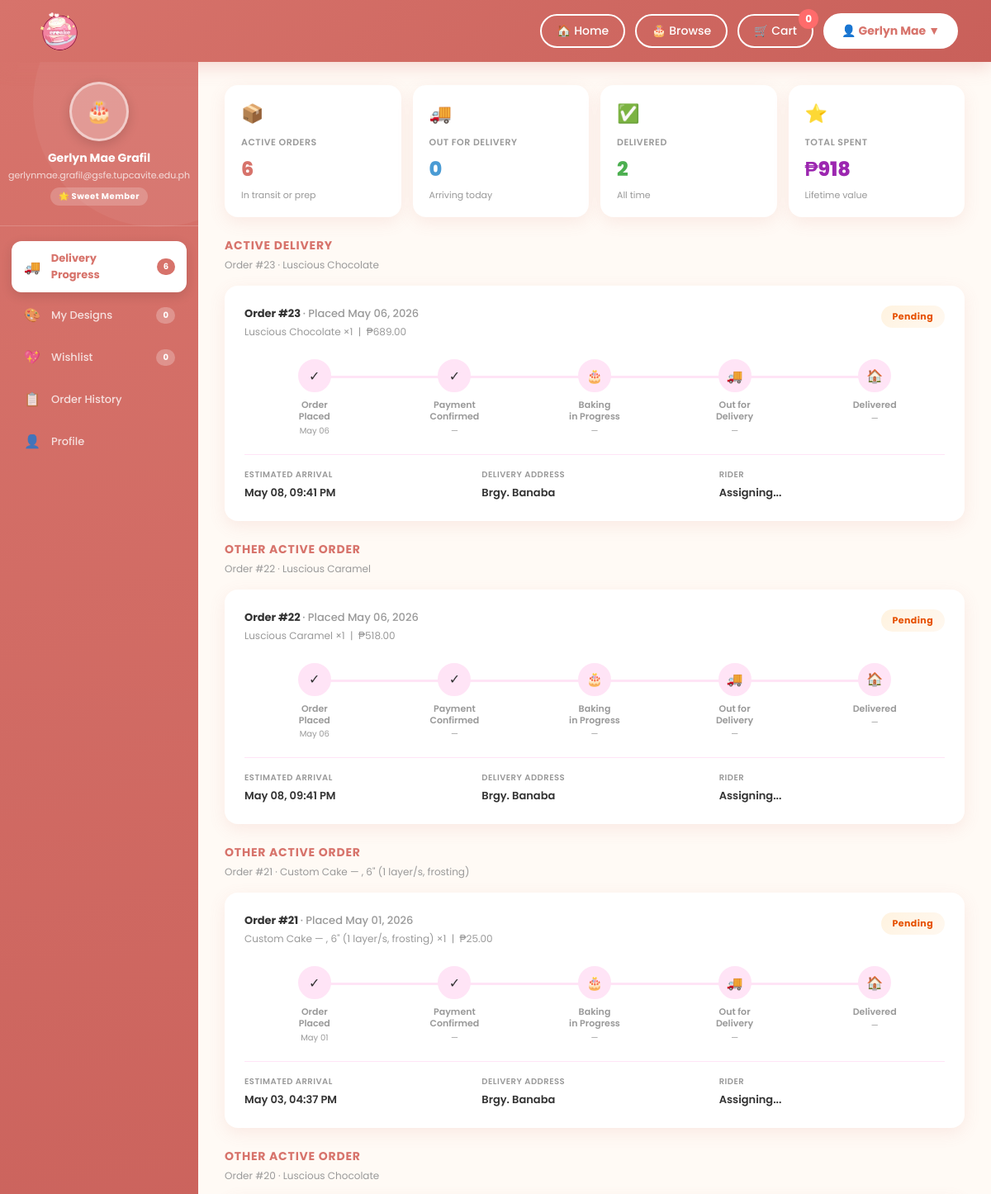
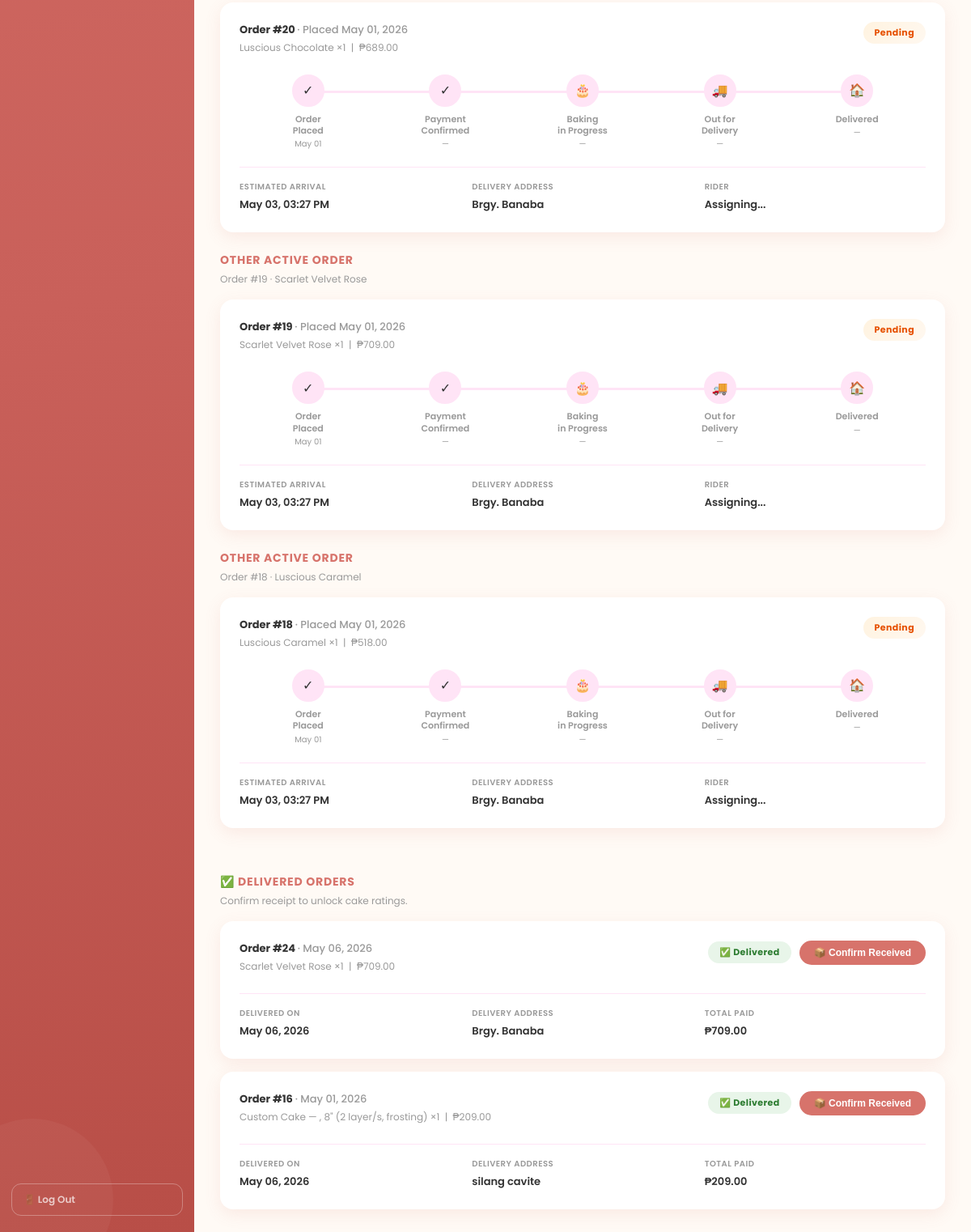
/dashboard/ (signed in), run on the app's committed database (2 pictures, top to bottom).
### creake/models.py (models this page shows, shortened)
class Order(models.Model):
    STATUS_CHOICES = [
        ('pending', 'Pending'),
        ('paid', 'Paid'),
        ('baking', 'Baking'),
        ('out_for_delivery', 'Out for Delivery'),
        ('delivered', 'Delivered'),
        ('received', 'Received'),
        ('cancelled', 'Cancelled'),
    ]
    CUSTOM_STATUS_CHOICES = [
        ('none', 'Not a Custom Cake'),
        ('pending', 'Pending Approval'),
        ('approved', 'Approved'),
        ('rejected', 'Rejected'),
    ]
    user       = models.ForeignKey(User, on_delete=models.CASCADE, null=True, blank=True)
    cake_name  = models.CharField(max_length=100, default='')
    quantity   = models.IntegerField(default=1)
    total      = models.DecimalField(max_digits=8, decimal_places=2, default=0)
    address    = models.TextField(default='')
    city       = models.CharField(max_length=100, default='')
    zip_code   = models.CharField(max_length=20, default='')
    status     = models.CharField(max_length=50, default='pending', choices=STATUS_CHOICES)
    phone = models.CharField(max_length=20, blank=True, default='')
    is_custom_cake  = models.BooleanField(default=False)
    custom_status   = models.CharField(max_length=20, choices=CUSTOM_STATUS_CHOICES, default='none')
    created_at        = models.DateTimeField(auto_now_add=True)
    paid_at           = models.DateTimeField(null=True, blank=True)
    baking_at         = models.DateTimeField(null=True, blank=True)
    delivered_at      = models.DateTimeField(null=True, blank=True)
    received_at       = models.DateTimeField(null=True, blank=True)
    rider_name        = models.CharField(max_length=100, blank=True, null=True)
    estimated_arrival = models.CharField(max_length=100, blank=True, null=True)
    step              = models.IntegerField(default=0)
    special_instructions = models.TextField(blank=True, null=True)
    class Meta:
        ordering = ['-created_at']
    def get_status_display(self):
        return dict(self.STATUS_CHOICES).get(self.status, 'Unknown')

### creake/views.py (the view)
# urls.py: path('dashboard/', views.delivery, name='delivery'),
@login_required
def delivery(request):
    if request.user.is_staff:
        return redirect('creake:admin_dashboard')
    user = request.user
    active_orders = Order.objects.filter(
        user=user, status__in=['pending', 'paid', 'baking', 'out_for_delivery']
    ).order_by('-created_at')
    delivered_orders = Order.objects.filter(
        user=user, status='delivered'
    ).order_by('-created_at')
    delivered_count = delivered_orders.count()
    out_for_delivery_count = Order.objects.filter(user=user, status='out_for_delivery').count()
    active_orders_count = active_orders.count()
    total_spent = delivered_orders.aggregate(
        total=Sum('total'))['total'] or 0
    context = {
        'active_orders': active_orders,
        'active_orders_count': active_orders_count,
        'out_for_delivery_count': out_for_delivery_count,
        'delivered_count': delivered_count,
        'total_spent': total_spent,
        'delivered_orders': delivered_orders,
    }
    return render(request, 'creake/delivery.html', context)

### creake/templates/creake/delivery.html (shortened to what this page needs)
{% extends 'creake/base_dashboard.html' %}
{% block nav_delivery %}active{% endblock %}
{% block content %}
<div class="stats-row">
  <div class="stat-card">
    <div class="stat-icon">&#128230;</div>
    <div class="stat-label">Active Orders</div>
    <div class="stat-value">{{ active_orders_count|default:"0" }}</div>
    <div class="stat-sub">In transit or prep</div>
  </div>
  <div class="stat-card blue">
    <div class="stat-icon">&#128666;</div>
    <div class="stat-label">Out for Delivery</div>
    <div class="stat-value">{{ out_for_delivery_count|default:"0" }}</div>
    <div class="stat-sub">Arriving today</div>
  </div>
  <div class="stat-card green">
    <div class="stat-icon">&#9989;</div>
    <div class="stat-label">Delivered</div>
    <div class="stat-value">{{ delivered_count|default:"0" }}</div>
    <div class="stat-sub">All time</div>
  </div>
  <div class="stat-card purple">
    <div class="stat-icon">&#11088;</div>
    <div class="stat-label">Total Spent</div>
    <div class="stat-value">&#8369;{{ total_spent|default:"0" }}</div>
    <div class="stat-sub">Lifetime value</div>
  </div>
</div>
{% if active_orders %}
  {% for order in active_orders %}
  <div>
    <div class="section-title">{% if forloop.first %}Active Delivery{% else %}Other Active Order{% endif %}</div>
    <div class="section-sub">Order #{{ order.id }} &middot; {{ order.cake_name }}</div>
    <div class="delivery-card">
      <div class="order-meta">
        <div>
          <div class="order-id">Order #{{ order.id }} <span>&middot; Placed {{ order.created_at|date:"M d, Y" }}</span></div>
          <div style="font-size:12px;color:var(--text-muted);margin-top:3px;">
            {{ order.cake_name }} &times;{{ order.quantity }} &nbsp;|&nbsp; &#8369;{{ order.total }}
          </div>
        </div>
        <div class="order-status-pill {% if order.status == 'out_for_delivery' %}transit{% else %}prep{% endif %}">
          {{ order.get_status_display }}
        </div>
      </div>
      <div class="tracker">
        <div class="track-step {% if order.step >= 1 %}done{% endif %}">
          <div class="track-dot">&#10003;</div>
          <div class="track-label">Order<br>Placed</div>
          <div class="track-time">{{ order.created_at|date:"M d" }}</div>
        </div>
        <div class="track-step {% if order.step >= 2 %}done{% endif %}">
          <div class="track-dot">&#10003;</div>
          <div class="track-label">Payment<br>Confirmed</div>
          <div class="track-time">{{ order.paid_at|date:"M d"|default:"&mdash;" }}</div>
        </div>
        <div class="track-step {% if order.step >= 3 %}done{% elif order.step == 2 %}active{% endif %}">
          <div class="track-dot">&#127874;</div>
          <div class="track-label">Baking<br>in Progress</div>
          <div class="track-time">{{ order.baking_at|date:"M d"|default:"&mdash;" }}</div>
        </div>
        <div class="track-step {% if order.step >= 4 %}done{% elif order.step == 3 %}active{% endif %}">
          <div class="track-dot">&#128666;</div>
          <div class="track-label">Out for<br>Delivery</div>
          <div class="track-time">{% if order.step >= 3 %}Now{% else %}&mdash;{% endif %}</div>
        </div>
        <div class="track-step {% if order.step >= 5 %}done{% endif %}">
          <div class="track-dot">&#127968;</div>
          <div class="track-label">Delivered</div>
          <div class="track-time">{% if order.step >= 5 %}{{ order.delivered_at|date:"M d" }}{% else %}&mdash;{% endif %}</div>
        </div>
      </div>
      <div class="delivery-info-row">
        <div class="delivery-info-item"><label>Estimated Arrival</label><p>{{ order.estimated_arrival|default:"TBD" }}</p></div>
        <div class="delivery-info-item"><label>Delivery Address</label><p>{{ order.address }}</p></div>
        <div class="delivery-info-item"><label>Rider</label><p>{{ order.rider_name|default:"Assigning..." }}</p></div>
      </div>
    </div>
  </div>
  {% endfor %}
{% else %}
  <div class="empty-state">
    <div style="font-size:48px;margin-bottom:16px;">&#128666;</div>
    <h3 style="color:var(--coral);margin-bottom:8px;">No Active Deliveries</h3>
    <p style="color:var(--text-muted);font-size:13px;">Your active orders will appear here once you place an order.</p>
  </div>
{% endif %}
{% if delivered_orders %}
<div style="margin-top:32px;">
  <div class="section-title">&#9989; Delivered Orders</div>
  <div class="section-sub">Confirm receipt to unlock cake ratings.</div>
  {% for order in delivered_orders %}
  <div class="delivery-card" style="margin-top:16px;">
    <div class="order-meta">
      <div>
        <div class="order-id">Order #{{ order.id }} <span>&middot; {{ order.created_at|date:"M d, Y" }}</span></div>
        <div style="font-size:12px;color:var(--text-muted);margin-top:3px;">
          {{ order.cake_name }} &times;{{ order.quantity }} &nbsp;|&nbsp; &#8369;{{ order.total }}
        </div>
      </div>
      <div style="display:flex;align-items:center;gap:10px;">
        <div class="order-status-pill" style="background:#e8f5e9;color:#2e7d32;">&#9989; Delivered</div>
        <button
          onclick="confirmReceived({{ order.id }}, '{{ order.cake_name|escapejs }}', this)"
          style="background:var(--coral);color:white;border:none;padding:8px 18px;border-radius:20px;cursor:pointer;font-size:12px;font-weight:600;">
          &#128230; Confirm Received
        </button>
      </div>
    </div>
    <div class="delivery-info-row">
      <div class="delivery-info-item"><label>Delivered On</label><p>{{ order.delivered_at|date:"M d, Y"|default:"—" }}</p></div>
      <div class="delivery-info-item"><label>Delivery Address</label><p>{{ order.address }}</p></div>
      <div class="delivery-info-item"><label>Total Paid</label><p>&#8369;{{ order.total }}</p></div>
    </div>
  </div>
  {% endfor %}
</div>
{% endif %}
{% endblock %}

### creake/templates/creake/base_dashboard.html (shortened to what this page needs)
{% load static %}
<!DOCTYPE html>
<html lang="en">
<head>
<link rel="stylesheet" href="{% static 'creake/css/dashboard.css' %}">
</head>
<body>
<header class="site-header">
  <div class="header-logo">
    <a href="{% url 'creake:index' %}">
      <img src="{% static 'creake/images/creaked.png' %}" alt="CREAKE">
    </a>
  </div>
  <nav class="header-nav">
    <a href="{% url 'creake:index' %}">&#127968; Home</a>
    <a href="{% url 'creake:index' %}#main-content">&#127874; Browse</a>
    <a class="cart-icon-btn" href="{% url 'creake:index' %}">&#128722; Cart<span class="cart-count">0</span></a>
    <div class="user-dropdown-wrap">
      <button class="user-nav-btn" onclick="toggleDropdown()">
        &#128100; {{ request.user.first_name|default:request.user.username }} &#9660;
      </button>
    </div>
  </nav>
</header>
<div class="db-page">
  <aside class="db-side">
    <div class="side-avatar">
      <div class="avatar-ring">&#127874;</div>
      <h3>{{ request.user.get_full_name|default:request.user.username }}</h3>
      <span>{{ request.user.email }}</span>
      <div class="side-badge">&#127775; Sweet Member</div>
    </div>
    <nav class="side-nav">
      <a class="nav-item {% block nav_delivery %}{% endblock %}" href="{% url 'creake:delivery' %}">
        <span class="nav-icon">&#128666;</span> Delivery Progress
        <span class="nav-badge">{{ active_orders_count|default:"0" }}</span>
      </a>
      <a class="nav-item {% block nav_designs %}{% endblock %}" href="{% url 'creake:my_designs' %}">
        <span class="nav-icon">&#127912;</span> My Designs
        <span class="nav-badge">{{ designs_count|default:"0" }}</span>
      </a>
      <a class="nav-item {% block nav_wishlist %}{% endblock %}" href="{% url 'creake:wishlist' %}">
        <span class="nav-icon">&#128150;</span> Wishlist
        <span class="nav-badge" id="wishlist-side-count">{{ wishlist_count|default:"0" }}</span>
      </a>
      <a class="nav-item {% block nav_history %}{% endblock %}" href="{% url 'creake:order_history' %}">
        <span class="nav-icon">&#128203;</span> Order History
      </a>
      <a class="nav-item {% block nav_profile %}{% endblock %}" href="{% url 'creake:profile' %}">
        <span class="nav-icon">&#128100;</span> Profile
      </a>
    </nav>
    <div class="side-bottom">
      <form method="post" action="{% url 'creake:logout' %}" style="margin:0;">
        <button type="submit" class="side-logout">&#128682; Log Out</button>
      </form>
    </div>
  </aside>
  <main class="db-main">
    <div class="db-body">
      {% block content %}{% endblock %}
    </div>
  </main>
</div>
</body>
</html>

### data on the page
Order: shows "ACTIVE DELIVERY", id "23", cake_name "Luscious Chocolate", created_at "May 06, 2026", quantity "1", total "689.00", status "Pending", created_at "May 06", paid_at "—", baking_at "—", estimated_arrival "May 08, 09:41 PM", address "Brgy. Banaba", rider_name "Assigning..."
Order: shows "OTHER ACTIVE ORDER", id "22", cake_name "Luscious Caramel", created_at "May 06, 2026", quantity "1", total "518.00", status "Pending", created_at "May 06", paid_at "—", baking_at "—", estimated_arrival "May 08, 09:41 PM", address "Brgy. Banaba", rider_name "Assigning..."
Order: shows "OTHER ACTIVE ORDER", id "21", cake_name "Custom Cake — , 6\" (1 layer/s, frosting)", created_at "May 01, 2026", quantity "1", total "25.00", status "Pending", created_at "May 01", paid_at "—", baking_at "—", estimated_arrival "May 03, 04:37 PM", address "Brgy. Banaba", rider_name "Assigning..."
Order: shows "OTHER ACTIVE ORDER", id "20", cake_name "Luscious Chocolate", created_at "May 01, 2026", quantity "1", total "689.00", status "Pending", created_at "May 01", paid_at "—", baking_at "—", estimated_arrival "May 03, 03:27 PM", address "Brgy. Banaba", rider_name "Assigning..."
Order: shows "OTHER ACTIVE ORDER", id "19", cake_name "Scarlet Velvet Rose", created_at "May 01, 2026", quantity "1", total "709.00", status "Pending", created_at "May 01", paid_at "—", baking_at "—", estimated_arrival "May 03, 03:27 PM", address "Brgy. Banaba", rider_name "Assigning..."
Order: shows "OTHER ACTIVE ORDER", id "18", cake_name "Luscious Caramel", created_at "May 01, 2026", quantity "1", total "518.00", status "Pending", created_at "May 01", paid_at "—", baking_at "—", estimated_arrival "May 03, 03:27 PM", address "Brgy. Banaba", rider_name "Assigning..."
Order: id "24", created_at "May 06, 2026", cake_name "Scarlet Velvet Rose", quantity "1", total "709.00", delivered_at "May 06, 2026", address "Brgy. Banaba"
Order: id "16", created_at "May 01, 2026", cake_name "Custom Cake — , 8\" (2 layer/s, frosting)", quantity "1", total "209.00", delivered_at "May 06, 2026", address "silang cavite"

### other printed values
{{ request.user.first_name|default:request.user.username }} "Gerlyn Mae"
{{ request.user.get_full_name|default:request.user.username }} "Gerlyn Mae Grafil"
{{ request.user.email }} "gerlynmae.grafil@gsfe.tupcavite.edu.ph"
{{ active_orders_count|default:"0" }} "6"
{{ designs_count|default:"0" }} "0"
{{ wishlist_count|default:"0" }} "0"
{{ out_for_delivery_count|default:"0" }} "0"
{{ delivered_count|default:"0" }} "2"
{{ total_spent|default:"0" }} "918"
